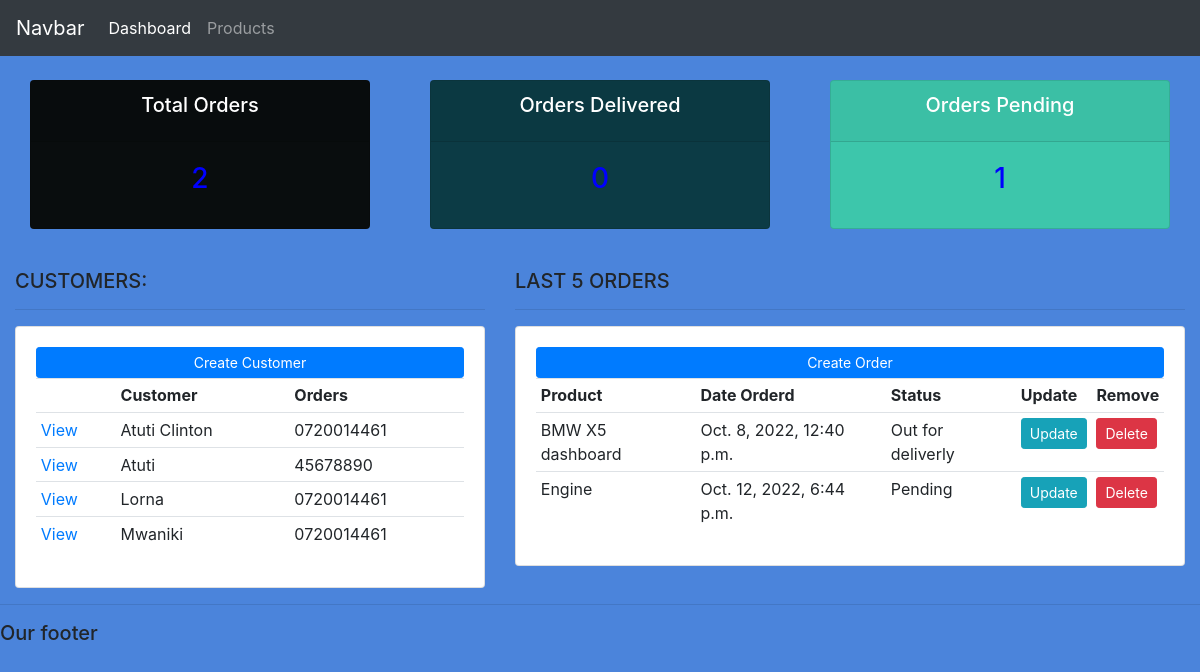
The page / on the database its author committed.
### accounts/models.py (models this page shows, shortened)
class Customer(models.Model):
    name = models.CharField(max_length=200, null=True)
    phone = models.CharField(max_length=200, null=True)
    email = models.CharField(max_length=200, null=True)
    date_created =models.DateTimeField(auto_now_add=True)

class Order(models.Model):
    STATUS = (
        ('Pending','Pending'),
        ('Out for deliverly', 'Out for deliverly'),
        ('Deliverly', 'Deliverly'),
    )
    customer= models.ForeignKey(Customer, null=True, on_delete=models.SET_NULL)
    product =models.ForeignKey(Product, null=True, on_delete=models.SET_NULL)
    date_created = models.DateTimeField(auto_now_add=True)
    status = models.CharField(max_length=200, null=True, choices=STATUS)

class Product(models.Model):
    CATEGORY= (
        ('New', 'New'),
        ('Old', 'Old'),
    )
    name = models.CharField(max_length=200, null=True)
    price = models.FloatField(null=TRUE)
    category= models.CharField(max_length=200, null=True, choices=CATEGORY)
    descrption= models.CharField(max_length=200, null=True)
    datecreated= models.DateTimeField(auto_now_add=True)
    tags = models.ManyToManyField(Tag)

### accounts/views.py (the view)
# urls.py: 2. Add a URL to urlpatterns:  path('', views.home, name='home')
def home(request):
	orders = Order.objects.all()
	customers = Customer.objects.all()
	total_customers = customers.count()
	total_orders = orders.count()
	delivered = orders.filter(status='Delivered').count()
	pending = orders.filter(status='Pending').count()
	context = {'orders':orders, 'customers':customers,
	'total_orders':total_orders,'delivered':delivered,
	'pending':pending }
	return render(request, 'accounts/dashboard.html', context)

### accounts/templates/accounts/dashboard.html
{%  extends 'accounts/main.html' %}
{% block content %}
{%  include 'accounts/status.html' %}
<br>
<div class="row">
	<div class="col-md-5">
		<h5>CUSTOMERS:</h5>
		<hr>
		<div class="card card-body">
			<a class="btn btn-primary  btn-sm btn-block" href="">Create Customer</a>
			<table class="table table-sm">
				<tr>
					<th></th>
					<th>Customer</th>
					<th>Orders</th>
				</tr>
				{% for customer in customers %}
				<tr>
					<td><a href="{% url 'customer' customer.id %}">View</a></td>
					<td>{{customer.name}}</td>
					<td>{{customer.phone}}</td>
				</tr>
				{% endfor %}
			</table>
		</div>
	</div>
	<div class="col-md-7">
		<h5>LAST 5 ORDERS</h5>
		<hr>
		<div class="card card-body">
			<a class="btn btn-primary  btn-sm btn-block" href="{% url 'create_order' %}">Create Order</a>
			<table class="table table-sm">
				<tr>
					<th>Product</th>
					<th>Date Orderd</th>
					<th>Status</th>
					<th>Update</th>
					<th>Remove</th>
				</tr>
				{% for order in orders %}
					<tr>
						<td>{{order.product.name}}</td>
						<td>{{order.date_created}}</td>
						<td>{{order.status}}</td>
						<td><a class="btn btn-sm btn-info" href="{% url 'update_order' order.id %}">Update</a></td>
						<td><a class="btn btn-sm btn-danger" href="{% url 'delete_order' order.id %}">Delete</a></td>
					</tr>
				    {% endfor %}
			</table>
		</div>
	</div>
</div>
{% endblock %}

### static/images/css/main.css (style rules this page uses)
body { background-color: #4b84db; }

### rows shown on the page
Customer: name "Atuti Clinton", phone "0720014461"
Customer: name "Atuti", phone "45678890"
Customer: name "Lorna", phone "0720014461"
Customer: name "Mwaniki", phone "0720014461"
Order: product.name "BMW X5 dashboard", date_created "Oct. 8, 2022, 12:40 p.m.", status "Out for deliverly"
Order: product.name "Engine", date_created "Oct. 12, 2022, 6:44 p.m.", status "Pending"

### other values the page prints
{{ pending }} "1"
